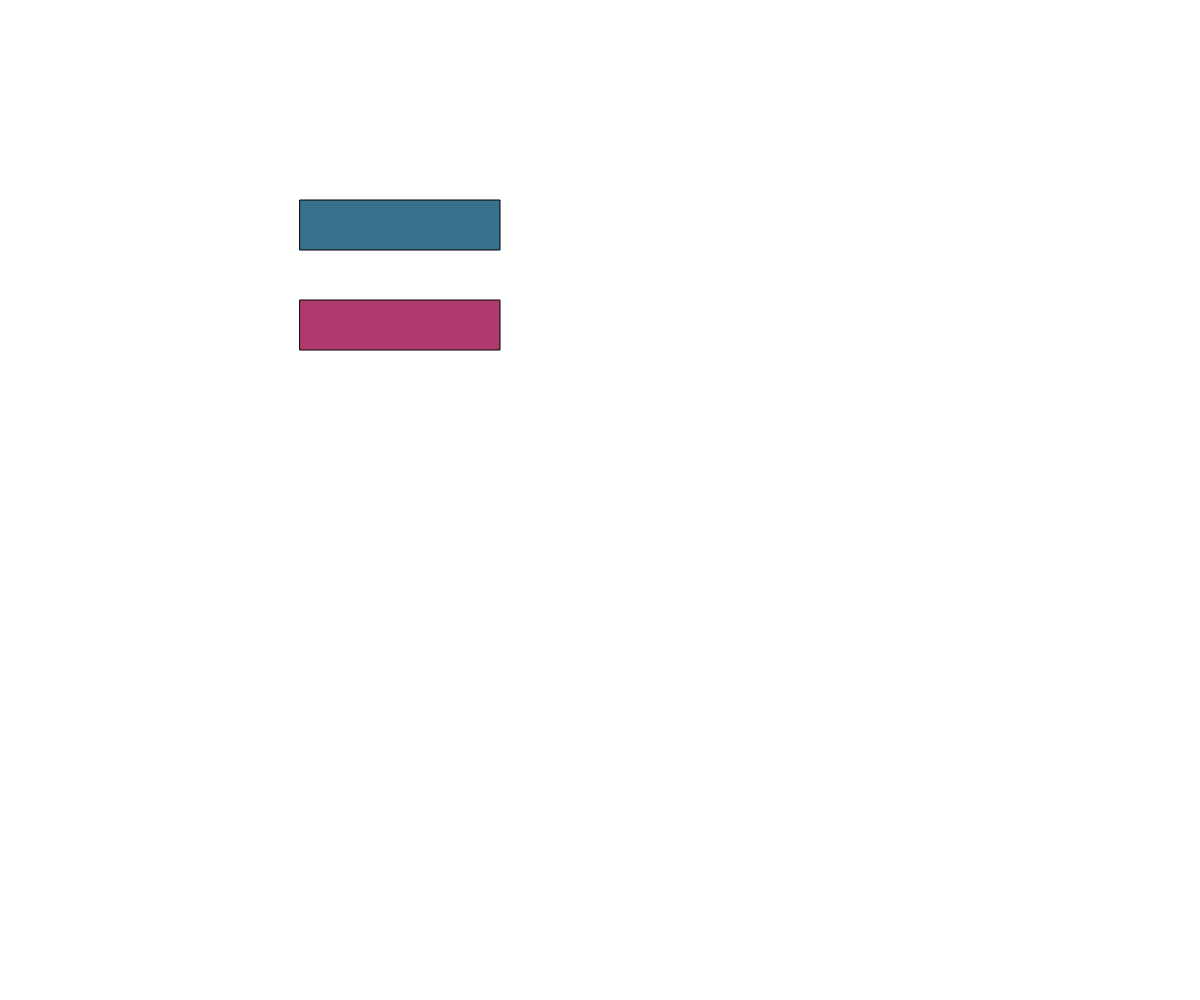
Frame 1 (no input)
Frame 60 (no input): identical to frame 1, image omitted
Frame 120 (the mouse pressed at the canvas centre since frame 60): identical to frame 1, image omitted

The p5.js sketch that drew this single still picture (run headless with seeded random() and noise() and a simulated clock; from frame 60 on, the mouse is pressed at the canvas centre):

// p5.js sketch
// ── sketch.js
// Button oop

let button1, button2;
let backgroundColor = "white";

function setup() {
  createCanvas(windowWidth, windowHeight);
  button1 = new Button(300, 200, 200, 50);
  button2 = new Button(300, 300, 200, 50);
  button2.notHoveredColor = "#AF3B6E";
  button2.hoverColor = "#C492B1";
}


function draw() {
  background(backgroundColor);
  button1.display();
  button2.display();
}

function mousePressed(){
  if (button1.checkIfInside(mouseX, mouseY)) {
    backgroundColor = "red";
  }
  else if (button2.checkIfInside(mouseX, mouseY)) {
    backgroundColor = "black";
  }
}


class Button {
  constructor(x, y, w, h) {
    this.x = x;
    this.y = y; 
    this.width = w;
    this.height = h;
    this.hoverColor = "#8EE3EF";
    this.notHoveredColor = "#37718E";
  }

  display() {
    if (this.checkIfInside(mouseX, mouseY)){
      fill(this.hoverColor);
    }
    else {
      fill(this.notHoveredColor);
    }
    rect(this.x, this.y, this.width, this.height);
  }

  checkIfInside(x, y) {
    return x >= this.x && x <= this.x + this.width && y >= this.y &&  y <= this.y + this.height;
  }
}
